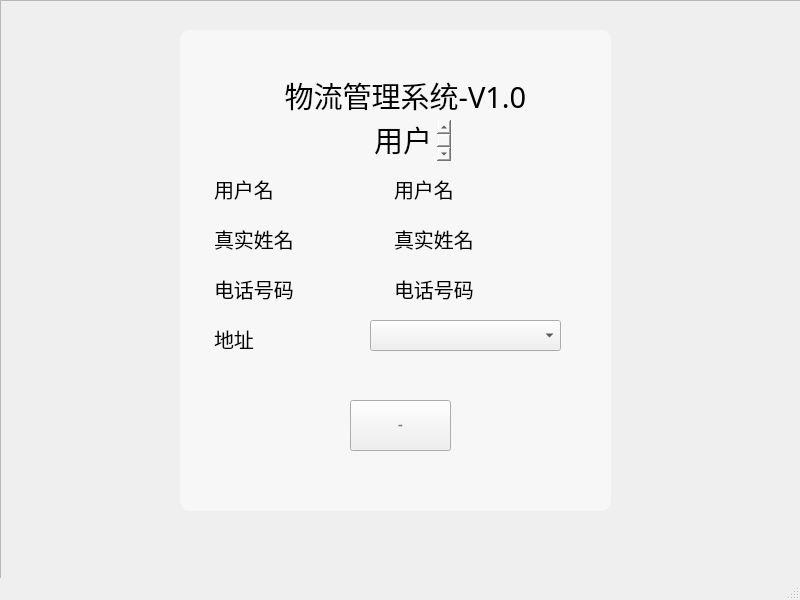
<?xml version="1.0" encoding="UTF-8"?>
<ui version="4.0">
 <class>Safety</class>
 <widget class="QMainWindow" name="Safety">
  <property name="geometry">
   <rect>
    <x>0</x>
    <y>0</y>
    <width>800</width>
    <height>600</height>
   </rect>
  </property>
  <property name="windowTitle">
   <string>MainWindow</string>
  </property>
  <property name="styleSheet">
   <string notr="true">#Safety{border-image: url(:/img/navi_background.png);}
</string>
  </property>
  <widget class="QWidget" name="centralwidget">
   <widget class="QFrame" name="mainFrame">
    <property name="geometry">
     <rect>
      <x>0</x>
      <y>0</y>
      <width>811</width>
      <height>591</height>
     </rect>
    </property>
    <property name="styleSheet">
     <string notr="true"/>
    </property>
    <property name="frameShape">
     <enum>QFrame::StyledPanel</enum>
    </property>
    <property name="frameShadow">
     <enum>QFrame::Raised</enum>
    </property>
    <widget class="QTextBrowser" name="title2">
     <property name="geometry">
      <rect>
       <x>370</x>
       <y>120</y>
       <width>81</width>
       <height>41</height>
      </rect>
     </property>
     <property name="font">
      <font>
       <family>黑体</family>
       <pointsize>22</pointsize>
      </font>
     </property>
     <property name="styleSheet">
      <string notr="true">background-color: rgba(255, 255, 255,0);
border-width:0;border-style:outset;</string>
     </property>
     <property name="html">
      <string>&lt;!DOCTYPE HTML PUBLIC &quot;-//W3C//DTD HTML 4.0//EN&quot; &quot;http://www.w3.org/TR/REC-html40/strict.dtd&quot;&gt;
&lt;html&gt;&lt;head&gt;&lt;meta name=&quot;qrichtext&quot; content=&quot;1&quot; /&gt;&lt;style type=&quot;text/css&quot;&gt;
p, li { white-space: pre-wrap; }
&lt;/style&gt;&lt;/head&gt;&lt;body style=&quot; font-family:'黑体'; font-size:22pt; font-weight:400; font-style:normal;&quot;&gt;
&lt;p style=&quot; margin-top:0px; margin-bottom:0px; margin-left:0px; margin-right:0px; -qt-block-indent:0; text-indent:0px;&quot;&gt;用户&lt;/p&gt;&lt;/body&gt;&lt;/html&gt;</string>
     </property>
    </widget>
    <widget class="QPushButton" name="Changepasswd">
     <property name="geometry">
      <rect>
       <x>350</x>
       <y>400</y>
       <width>101</width>
       <height>51</height>
      </rect>
     </property>
     <property name="font">
      <font>
       <family>SimHei</family>
       <pointsize>-1</pointsize>
       <weight>50</weight>
       <italic>false</italic>
       <bold>false</bold>
      </font>
     </property>
     <property name="styleSheet">
      <string notr="true">font:20px &quot;SimHei&quot;</string>
     </property>
     <property name="text">
      <string>修改密码</string>
     </property>
    </widget>
    <widget class="QTextBrowser" name="title3">
     <property name="geometry">
      <rect>
       <x>210</x>
       <y>170</y>
       <width>81</width>
       <height>41</height>
      </rect>
     </property>
     <property name="font">
      <font>
       <family>SimHei</family>
       <pointsize>-1</pointsize>
       <weight>50</weight>
       <italic>false</italic>
       <bold>false</bold>
      </font>
     </property>
     <property name="styleSheet">
      <string notr="true">background-color: rgba(255, 255, 255,0);
border-width:0;border-style:outset;
font:20px &quot;SimHei&quot;</string>
     </property>
     <property name="html">
      <string>&lt;!DOCTYPE HTML PUBLIC &quot;-//W3C//DTD HTML 4.0//EN&quot; &quot;http://www.w3.org/TR/REC-html40/strict.dtd&quot;&gt;
&lt;html&gt;&lt;head&gt;&lt;meta name=&quot;qrichtext&quot; content=&quot;1&quot; /&gt;&lt;style type=&quot;text/css&quot;&gt;
p, li { white-space: pre-wrap; }
&lt;/style&gt;&lt;/head&gt;&lt;body style=&quot; font-family:'SimHei'; font-size:20px; font-weight:400; font-style:normal;&quot;&gt;
&lt;p style=&quot; margin-top:0px; margin-bottom:0px; margin-left:0px; margin-right:0px; -qt-block-indent:0; text-indent:0px;&quot;&gt;&lt;span style=&quot; font-family:'黑体'; font-size:20px;&quot;&gt;用户名&lt;/span&gt;&lt;/p&gt;&lt;/body&gt;&lt;/html&gt;</string>
     </property>
    </widget>
    <widget class="QTextBrowser" name="title">
     <property name="geometry">
      <rect>
       <x>250</x>
       <y>70</y>
       <width>311</width>
       <height>61</height>
      </rect>
     </property>
     <property name="font">
      <font>
       <family>黑体</family>
       <pointsize>22</pointsize>
      </font>
     </property>
     <property name="styleSheet">
      <string notr="true">background-color: rgba(255, 255, 255,0);
border-width:0;border-style:outset;</string>
     </property>
     <property name="html">
      <string>&lt;!DOCTYPE HTML PUBLIC &quot;-//W3C//DTD HTML 4.0//EN&quot; &quot;http://www.w3.org/TR/REC-html40/strict.dtd&quot;&gt;
&lt;html&gt;&lt;head&gt;&lt;meta name=&quot;qrichtext&quot; content=&quot;1&quot; /&gt;&lt;style type=&quot;text/css&quot;&gt;
p, li { white-space: pre-wrap; }
&lt;/style&gt;&lt;/head&gt;&lt;body style=&quot; font-family:'黑体'; font-size:22pt; font-weight:400; font-style:normal;&quot;&gt;
&lt;p align=&quot;center&quot; style=&quot; margin-top:0px; margin-bottom:0px; margin-left:0px; margin-right:0px; -qt-block-indent:0; text-indent:0px;&quot;&gt;物流管理系统-V1.0&lt;/p&gt;&lt;/body&gt;&lt;/html&gt;</string>
     </property>
    </widget>
    <widget class="QTextBrowser" name="textBrowser">
     <property name="geometry">
      <rect>
       <x>180</x>
       <y>30</y>
       <width>431</width>
       <height>481</height>
      </rect>
     </property>
     <property name="styleSheet">
      <string notr="true">border-width:0px;
border-style:outset;
border-radius:10px;
background-color:rgba(255,255,255,0.5);</string>
     </property>
    </widget>
    <widget class="QTextBrowser" name="title4_2">
     <property name="geometry">
      <rect>
       <x>210</x>
       <y>220</y>
       <width>121</width>
       <height>41</height>
      </rect>
     </property>
     <property name="font">
      <font>
       <family>SimHei</family>
       <pointsize>-1</pointsize>
       <weight>50</weight>
       <italic>false</italic>
       <bold>false</bold>
      </font>
     </property>
     <property name="styleSheet">
      <string notr="true">background-color: rgba(255, 255, 255,0);
border-width:0;border-style:outset;
font:20px &quot;SimHei&quot;</string>
     </property>
     <property name="html">
      <string>&lt;!DOCTYPE HTML PUBLIC &quot;-//W3C//DTD HTML 4.0//EN&quot; &quot;http://www.w3.org/TR/REC-html40/strict.dtd&quot;&gt;
&lt;html&gt;&lt;head&gt;&lt;meta name=&quot;qrichtext&quot; content=&quot;1&quot; /&gt;&lt;style type=&quot;text/css&quot;&gt;
p, li { white-space: pre-wrap; }
&lt;/style&gt;&lt;/head&gt;&lt;body style=&quot; font-family:'SimHei'; font-size:20px; font-weight:400; font-style:normal;&quot;&gt;
&lt;p style=&quot; margin-top:0px; margin-bottom:0px; margin-left:0px; margin-right:0px; -qt-block-indent:0; text-indent:0px;&quot;&gt;&lt;span style=&quot; font-family:'黑体'; font-size:20px;&quot;&gt;真实姓名&lt;/span&gt;&lt;/p&gt;&lt;/body&gt;&lt;/html&gt;</string>
     </property>
    </widget>
    <widget class="QTextBrowser" name="title4_3">
     <property name="geometry">
      <rect>
       <x>210</x>
       <y>270</y>
       <width>121</width>
       <height>41</height>
      </rect>
     </property>
     <property name="font">
      <font>
       <family>SimHei</family>
       <pointsize>-1</pointsize>
       <weight>50</weight>
       <italic>false</italic>
       <bold>false</bold>
      </font>
     </property>
     <property name="styleSheet">
      <string notr="true">background-color: rgba(255, 255, 255,0);
border-width:0;border-style:outset;
font:20px &quot;SimHei&quot;</string>
     </property>
     <property name="html">
      <string>&lt;!DOCTYPE HTML PUBLIC &quot;-//W3C//DTD HTML 4.0//EN&quot; &quot;http://www.w3.org/TR/REC-html40/strict.dtd&quot;&gt;
&lt;html&gt;&lt;head&gt;&lt;meta name=&quot;qrichtext&quot; content=&quot;1&quot; /&gt;&lt;style type=&quot;text/css&quot;&gt;
p, li { white-space: pre-wrap; }
&lt;/style&gt;&lt;/head&gt;&lt;body style=&quot; font-family:'SimHei'; font-size:20px; font-weight:400; font-style:normal;&quot;&gt;
&lt;p style=&quot; margin-top:0px; margin-bottom:0px; margin-left:0px; margin-right:0px; -qt-block-indent:0; text-indent:0px;&quot;&gt;&lt;span style=&quot; font-family:'黑体'; font-size:20px;&quot;&gt;电话号码&lt;/span&gt;&lt;/p&gt;&lt;/body&gt;&lt;/html&gt;</string>
     </property>
    </widget>
    <widget class="QTextBrowser" name="username">
     <property name="geometry">
      <rect>
       <x>390</x>
       <y>170</y>
       <width>81</width>
       <height>41</height>
      </rect>
     </property>
     <property name="font">
      <font>
       <family>SimHei</family>
       <pointsize>-1</pointsize>
       <weight>50</weight>
       <italic>false</italic>
       <bold>false</bold>
      </font>
     </property>
     <property name="styleSheet">
      <string notr="true">background-color: rgba(255, 255, 255,0);
border-width:0;border-style:outset;
font:20px &quot;SimHei&quot;</string>
     </property>
     <property name="html">
      <string>&lt;!DOCTYPE HTML PUBLIC &quot;-//W3C//DTD HTML 4.0//EN&quot; &quot;http://www.w3.org/TR/REC-html40/strict.dtd&quot;&gt;
&lt;html&gt;&lt;head&gt;&lt;meta name=&quot;qrichtext&quot; content=&quot;1&quot; /&gt;&lt;style type=&quot;text/css&quot;&gt;
p, li { white-space: pre-wrap; }
&lt;/style&gt;&lt;/head&gt;&lt;body style=&quot; font-family:'SimHei'; font-size:20px; font-weight:400; font-style:normal;&quot;&gt;
&lt;p style=&quot; margin-top:0px; margin-bottom:0px; margin-left:0px; margin-right:0px; -qt-block-indent:0; text-indent:0px;&quot;&gt;&lt;span style=&quot; font-family:'黑体'; font-size:20px;&quot;&gt;用户名&lt;/span&gt;&lt;/p&gt;&lt;/body&gt;&lt;/html&gt;</string>
     </property>
    </widget>
    <widget class="QTextBrowser" name="name">
     <property name="geometry">
      <rect>
       <x>390</x>
       <y>220</y>
       <width>121</width>
       <height>41</height>
      </rect>
     </property>
     <property name="font">
      <font>
       <family>SimHei</family>
       <pointsize>-1</pointsize>
       <weight>50</weight>
       <italic>false</italic>
       <bold>false</bold>
      </font>
     </property>
     <property name="styleSheet">
      <string notr="true">background-color: rgba(255, 255, 255,0);
border-width:0;border-style:outset;
font:20px &quot;SimHei&quot;</string>
     </property>
     <property name="html">
      <string>&lt;!DOCTYPE HTML PUBLIC &quot;-//W3C//DTD HTML 4.0//EN&quot; &quot;http://www.w3.org/TR/REC-html40/strict.dtd&quot;&gt;
&lt;html&gt;&lt;head&gt;&lt;meta name=&quot;qrichtext&quot; content=&quot;1&quot; /&gt;&lt;style type=&quot;text/css&quot;&gt;
p, li { white-space: pre-wrap; }
&lt;/style&gt;&lt;/head&gt;&lt;body style=&quot; font-family:'SimHei'; font-size:20px; font-weight:400; font-style:normal;&quot;&gt;
&lt;p style=&quot; margin-top:0px; margin-bottom:0px; margin-left:0px; margin-right:0px; -qt-block-indent:0; text-indent:0px;&quot;&gt;&lt;span style=&quot; font-family:'黑体'; font-size:20px;&quot;&gt;真实姓名&lt;/span&gt;&lt;/p&gt;&lt;/body&gt;&lt;/html&gt;</string>
     </property>
    </widget>
    <widget class="QTextBrowser" name="phoneNum">
     <property name="geometry">
      <rect>
       <x>390</x>
       <y>270</y>
       <width>121</width>
       <height>41</height>
      </rect>
     </property>
     <property name="font">
      <font>
       <family>SimHei</family>
       <pointsize>-1</pointsize>
       <weight>50</weight>
       <italic>false</italic>
       <bold>false</bold>
      </font>
     </property>
     <property name="styleSheet">
      <string notr="true">background-color: rgba(255, 255, 255,0);
border-width:0;border-style:outset;
font:20px &quot;SimHei&quot;</string>
     </property>
     <property name="html">
      <string>&lt;!DOCTYPE HTML PUBLIC &quot;-//W3C//DTD HTML 4.0//EN&quot; &quot;http://www.w3.org/TR/REC-html40/strict.dtd&quot;&gt;
&lt;html&gt;&lt;head&gt;&lt;meta name=&quot;qrichtext&quot; content=&quot;1&quot; /&gt;&lt;style type=&quot;text/css&quot;&gt;
p, li { white-space: pre-wrap; }
&lt;/style&gt;&lt;/head&gt;&lt;body style=&quot; font-family:'SimHei'; font-size:20px; font-weight:400; font-style:normal;&quot;&gt;
&lt;p style=&quot; margin-top:0px; margin-bottom:0px; margin-left:0px; margin-right:0px; -qt-block-indent:0; text-indent:0px;&quot;&gt;&lt;span style=&quot; font-family:'黑体'; font-size:20px;&quot;&gt;电话号码&lt;/span&gt;&lt;/p&gt;&lt;/body&gt;&lt;/html&gt;</string>
     </property>
    </widget>
    <widget class="QTextBrowser" name="title4_5">
     <property name="geometry">
      <rect>
       <x>210</x>
       <y>320</y>
       <width>121</width>
       <height>41</height>
      </rect>
     </property>
     <property name="font">
      <font>
       <family>SimHei</family>
       <pointsize>-1</pointsize>
       <weight>50</weight>
       <italic>false</italic>
       <bold>false</bold>
      </font>
     </property>
     <property name="styleSheet">
      <string notr="true">background-color: rgba(255, 255, 255,0);
border-width:0;border-style:outset;
font:20px &quot;SimHei&quot;</string>
     </property>
     <property name="html">
      <string>&lt;!DOCTYPE HTML PUBLIC &quot;-//W3C//DTD HTML 4.0//EN&quot; &quot;http://www.w3.org/TR/REC-html40/strict.dtd&quot;&gt;
&lt;html&gt;&lt;head&gt;&lt;meta name=&quot;qrichtext&quot; content=&quot;1&quot; /&gt;&lt;style type=&quot;text/css&quot;&gt;
p, li { white-space: pre-wrap; }
&lt;/style&gt;&lt;/head&gt;&lt;body style=&quot; font-family:'SimHei'; font-size:20px; font-weight:400; font-style:normal;&quot;&gt;
&lt;p style=&quot; margin-top:0px; margin-bottom:0px; margin-left:0px; margin-right:0px; -qt-block-indent:0; text-indent:0px;&quot;&gt;&lt;span style=&quot; font-family:'黑体'; font-size:20px;&quot;&gt;地址&lt;/span&gt;&lt;/p&gt;&lt;/body&gt;&lt;/html&gt;</string>
     </property>
    </widget>
    <widget class="QComboBox" name="Address">
     <property name="geometry">
      <rect>
       <x>370</x>
       <y>320</y>
       <width>191</width>
       <height>31</height>
      </rect>
     </property>
     <property name="font">
      <font>
       <family>SimHei</family>
       <pointsize>-1</pointsize>
       <weight>50</weight>
       <italic>false</italic>
       <bold>false</bold>
      </font>
     </property>
     <property name="styleSheet">
      <string notr="true">font:20px &quot;SimHei&quot;</string>
     </property>
    </widget>
    <zorder>textBrowser</zorder>
    <zorder>title2</zorder>
    <zorder>Changepasswd</zorder>
    <zorder>title3</zorder>
    <zorder>title</zorder>
    <zorder>title4_2</zorder>
    <zorder>title4_3</zorder>
    <zorder>username</zorder>
    <zorder>name</zorder>
    <zorder>phoneNum</zorder>
    <zorder>title4_5</zorder>
    <zorder>Address</zorder>
   </widget>
  </widget>
  <widget class="QMenuBar" name="menubar">
   <property name="geometry">
    <rect>
     <x>0</x>
     <y>0</y>
     <width>800</width>
     <height>23</height>
    </rect>
   </property>
  </widget>
  <widget class="QStatusBar" name="statusbar"/>
 </widget>
 <resources/>
 <connections/>
</ui>
